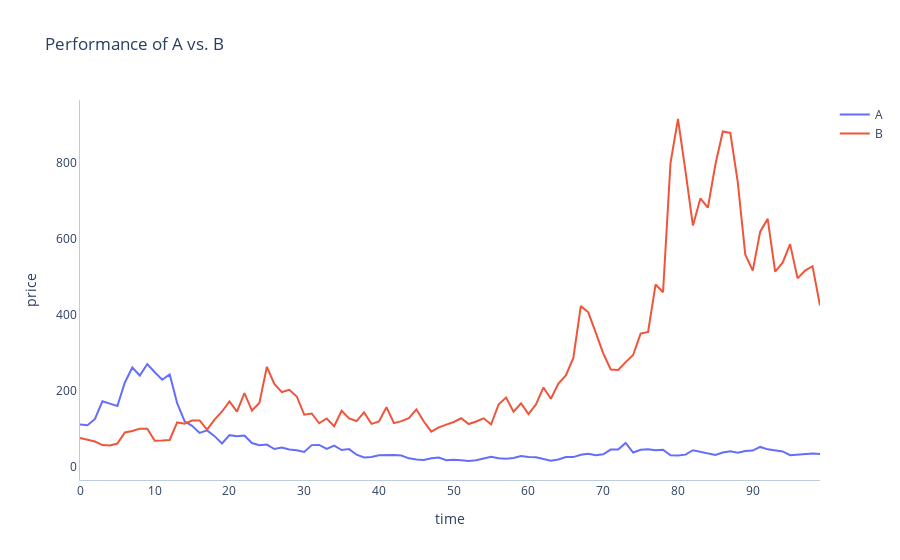

The code cell stored with this chart in its notebook:
### Code cell
import plotly.graph_objects as go
import numpy as np
np.random.seed(42)

# Simulate data
returns_A = np.random.normal(0.01, 0.2, 100)
returns_B = np.random.normal(0.01, 0.2, 100)
returns = np.append(returns_A, returns_B)

prices_A = 100 * np.exp(returns_A.cumsum())
prices_B = 100 * np.exp(returns_B.cumsum())
prices = np.append(prices_A, prices_B)

companies = ["A"] * 100 + ["B"] * 100
time = np.append(np.arange(100), np.arange(100))

df = pd.DataFrame({
    "company": companies,
    "time": time,
    "price": prices,
    "returns": returns
})

# Build graph
layout = go.Layout(
    title="Performance of A vs. B",    
    plot_bgcolor="#FFFFFF",
    hovermode="x",
    hoverdistance=100, # Distance to show hover label of data point
    spikedistance=1000, # Distance to show spike
    xaxis=dict(
        title="time",
        linecolor="#BCCCDC",
        showspikes=True, # Show spike line for X-axis
        # Format spike
        spikethickness=2,
        spikedash="dot",
        spikecolor="#999999",
        spikemode="across",
    ),
    yaxis=dict(
        title="price",
        linecolor="#BCCCDC"
    )
)

data = []
for company in ["A", "B"]:
    time = df.loc[df.company == company, "time"]
    price = df.loc[df.company == company, "price"]
    returns = df.loc[df.company == company, "returns"]
    line_chart = go.Scatter(
        x=time,
        y=price,
        name=company
    )
    data.append(line_chart)

fig = go.Figure(data=data, layout=layout)
fig.show()

### Figure 1 — Plotly figure (JSON) as saved in the notebook; plotly's stock layout.template omitted (floating-point values rounded to 4 significant figures)
{"data": [{"name": "A", "type": "scatter", "x": [0, 1, 2, 3, 4, 5, 6, 7, 8, 9, 10, 11, 12, 13, 14, 15, 16, 17, 18, 19, 20, 21, 22, 23, 24, 25, 26, 27, 28, 29, 30, 31, 32, 33, 34, 35, 36, 37, 38, 39, 40, 41, 42, 43, 44, 45, 46, 47, 48, 49, 50, 51, 52, 53, 54, 55, 56, 57, 58, 59, 60, 61, 62, 63, 64, 65, 66, 67, 68, 69, 70, 71, 72, 73, 74, 75, 76, 77, 78, 79, 80, 81, 82, 83, 84, 85, 86, 87, 88, 89, 90, 91, 92, 93, 94, 95, 96, 97, 98, 99], "y": [111.6, 109.6, 126.0, 172.6, 166.4, 160.3, 222.1, 261.6, 240.5, 270.8, 249.3, 229.4, 243.2, 167.5, 119.8, 108.2, 89.23, 95.97, 80.84, 61.56, 83.35, 80.48, 82.39, 62.58, 56.69, 58.55, 46.98, 51.15, 45.82, 43.65, 39.09, 57.19, 57.61, 47.09, 56.07, 44.37, 46.72, 31.89, 24.7, 25.95, 30.38, 31.75, 31.34, 29.81, 22.4, 19.59, 18.05, 22.52, 24.36, 17.3, 18.64, 17.43, 15.38, 17.55, 21.79, 26.51, 22.64, 21.5, 23.2, 28.48, 26.14, 25.44, 20.6, 16.38, 19.46, 25.78, 25.67, 31.69, 34.41, 30.54, 33.16, 45.56, 45.69, 63.11, 37.75, 44.94, 46.19, 43.94, 45.21, 30.68, 29.66, 32.18, 43.68, 39.77, 34.17, 31.22, 37.87, 40.85, 37.11, 41.54, 42.78, 52.45, 46.03, 43.55, 40.67, 30.65, 32.85, 34.96, 35.35, 34.06]}, {"name": "B", "type": "scatter", "x": [0, 1, 2, 3, 4, 5, 6, 7, 8, 9, 10, 11, 12, 13, 14, 15, 16, 17, 18, 19, 20, 21, 22, 23, 24, 25, 26, 27, 28, 29, 30, 31, 32, 33, 34, 35, 36, 37, 38, 39, 40, 41, 42, 43, 44, 45, 46, 47, 48, 49, 50, 51, 52, 53, 54, 55, 56, 57, 58, 59, 60, 61, 62, 63, 64, 65, 66, 67, 68, 69, 70, 71, 72, 73, 74, 75, 76, 77, 78, 79, 80, 81, 82, 83, 84, 85, 86, 87, 88, 89, 90, 91, 92, 93, 94, 95, 96, 97, 98, 99], "y": [76.1, 70.67, 66.65, 57.34, 56.08, 61.41, 90.45, 94.6, 100.6, 100.1, 68.89, 69.22, 70.76, 117.0, 113.7, 122.0, 122.3, 97.82, 124.2, 145.8, 172.5, 145.2, 194.2, 148.2, 168.3, 263.5, 218.3, 196.9, 202.9, 185.3, 137.2, 140.5, 114.8, 127.5, 107.1, 147.5, 127.4, 120.6, 143.4, 113.2, 119.7, 157.0, 115.0, 120.5, 128.2, 151.4, 119.4, 92.62, 103.8, 111.3, 118.2, 128.0, 112.8, 119.4, 127.8, 111.9, 164.2, 182.3, 145.1, 167.1, 138.9, 164.2, 209.1, 179.3, 219.6, 240.8, 286.7, 423.2, 407.0, 353.6, 298.9, 256.5, 255.1, 275.8, 294.5, 350.9, 355.4, 480.1, 459.9, 800.3, 916.1, 779.5, 635.6, 707.0, 682.9, 795.6, 883.4, 879.4, 749.8, 559.4, 516.8, 619.5, 653.1, 514.2, 537.6, 586.5, 496.4, 517.1, 528.4, 424.6]}], "layout": {"hoverdistance": 100, "hovermode": "x", "plot_bgcolor": "#FFFFFF", "spikedistance": 1000, "title": {"text": "Performance of A vs. B"}, "xaxis": {"linecolor": "#BCCCDC", "showspikes": true, "spikecolor": "#999999", "spikedash": "dot", "spikemode": "across", "spikethickness": 2, "title": {"text": "time"}}, "yaxis": {"linecolor": "#BCCCDC", "title": {"text": "price"}}}}
